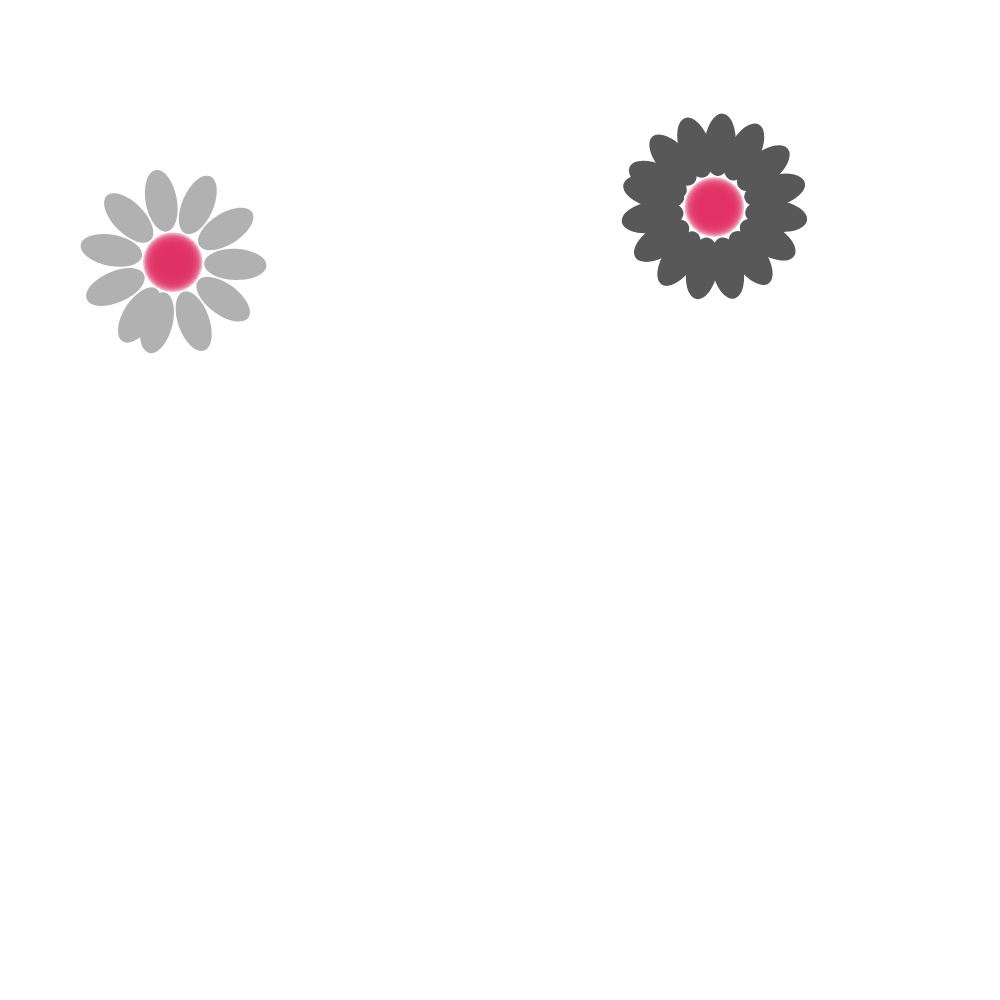
Frame 1 (no input)
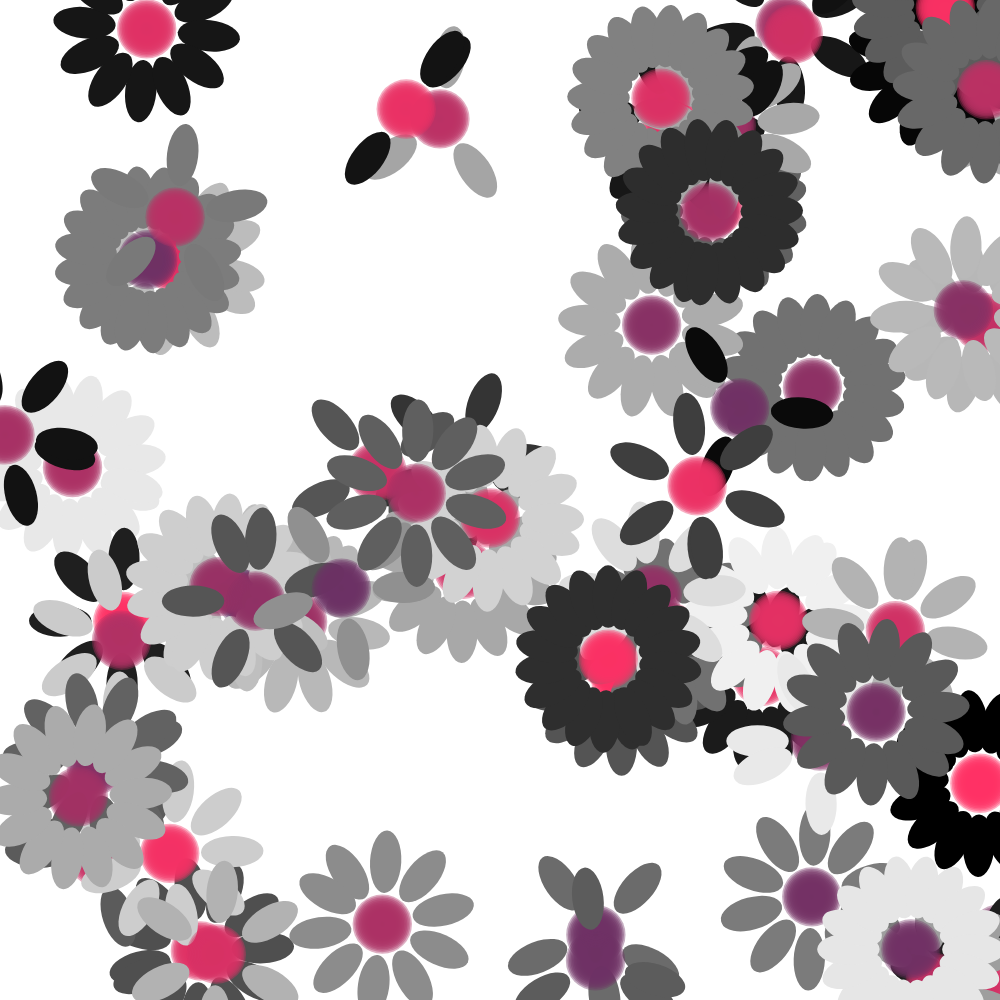
Frame 60 (no input)
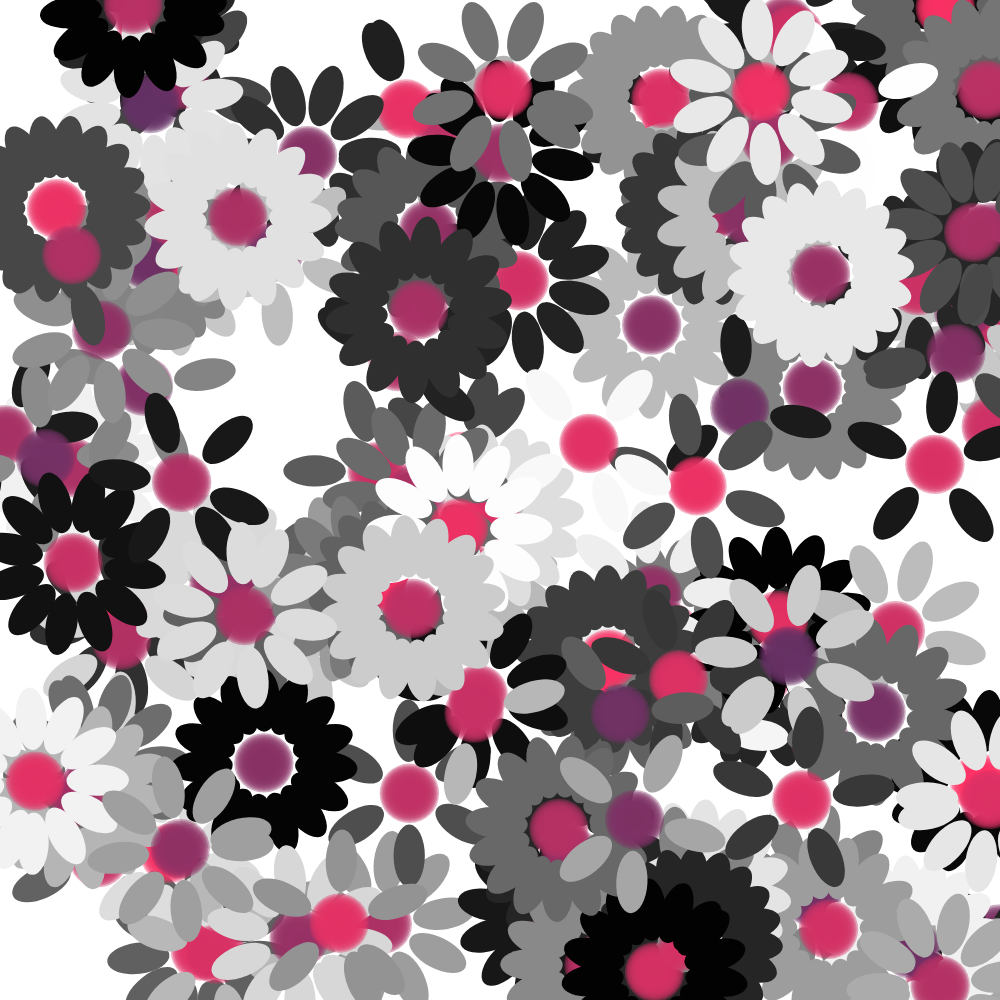
Frame 120 (the mouse pressed at the canvas centre since frame 60)

The p5.js sketch that drew these frames (run headless with seeded random() and noise() and a simulated clock; from frame 60 on, the mouse is pressed at the canvas centre):

// p5.js sketch
// ── sketch.js
// Sketch Title - for MuW201 Tangible Computing, 2019
// Firstname Lastname 
// GitHub Username
// Date 

let flower01
let flower02 
let flowers  = [] // creates an empty array
// let numFlowers = 50 
let counter = 0

function setup(){

	createCanvas(1000,1000);
	background(255)
	addFlower()


}

function draw(){
	background(255)


	addFlower()


if (flowers=>50){
}



	for(var i = 0; i < flowers.length; i ++){

		let flo = flowers[i]
		push()
		drawFlower(flo)
		pop()
	}

   

}

function addFlower(){

		let flo = createFlower()
	flowers.push(flo)


}
function createFlower(){

	let flower = {}
	flower.posX = random(width)
	flower.posY = random(height) 
	flower.numPetals = random(1,10)*2
	flower.innerRadius = width/16
	flower.outerRadius = width/8
	flower.color1 = random (255)
	flower.color2 = random (100,255)
	flower.rotation = random(0,TWO_PI)
	flower.speed = random(0.1,0.3)
	flower.scale = 1
	
	return flower


}

function drawFlower(flower){

	fill(flower.color1)
	flower.rotation += flower.speed
	flower.color1 += flower.speed
	noStroke()

	if (flower.color1 > 255){

		flower.color1 = 0

	}
	push()
		translate(flower.posX,flower.posY)
		rotate(flower.rotation)


	for(var angle = 0; angle < TWO_PI; angle += TWO_PI/flower.numPetals){

		// console.log(angle)

		push()

		rotate(angle)
		ellipse(0,flower.innerRadius,(flower.outerRadius-flower.innerRadius)/2,flower.outerRadius-flower.innerRadius)
		pop()

	}

	pop()
	for (var i = 0; i < 1; i += 0.05){

		fill(flower.color2,50,100,100)
		ellipse(flower.posX, flower.posY, flower.innerRadius*i, flower.innerRadius*i)	

	}


}
